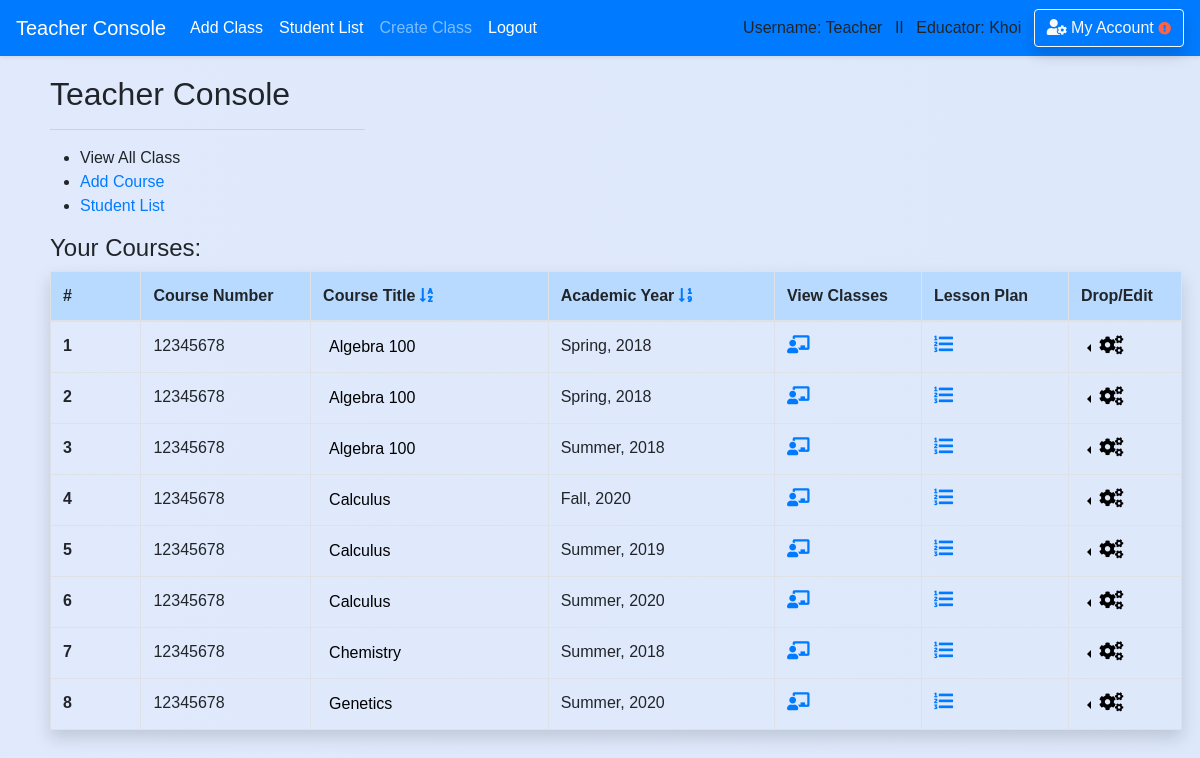
Before: /teacher (signed in) with the older database file.
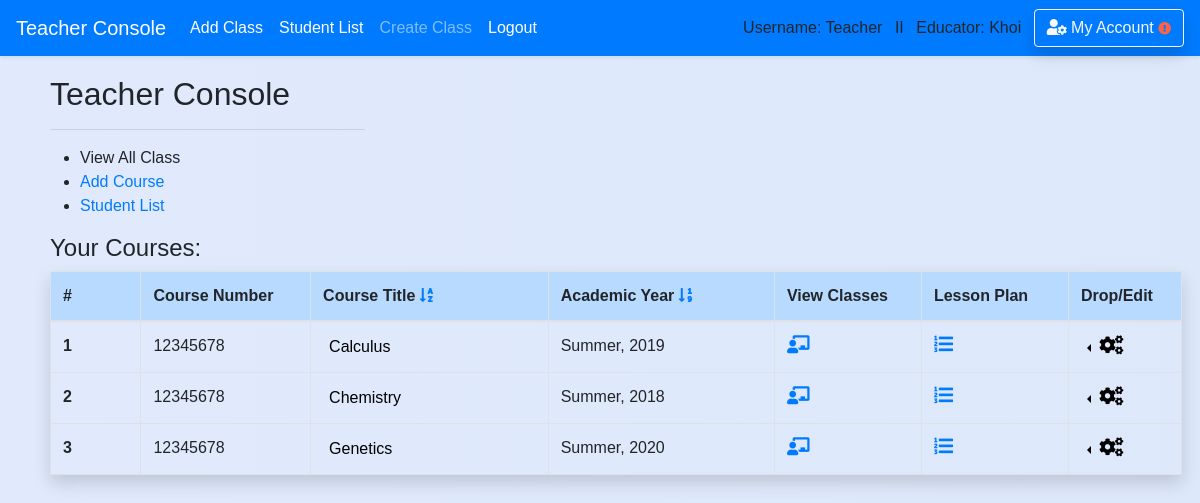
After: the same page with the newer database file.
### school_app/models.py (models this page shows)
class Course(models.Model):
    course_number = models.CharField(max_length=20,default='12345678')
    abbreviated_title = models.CharField(max_length=150,default='')
    course_title = models.CharField(max_length=250,default='') #,unique=True)
    maximum_credit = models.CharField(max_length=10,default='')
    semester = models.CharField(max_length=50,default='')
    year = models.CharField(max_length=4,default='')
    teacher_name = models.CharField(max_length=50,default='')
    description = models.CharField(max_length=450,default='')
    department = models.ForeignKey('Department',blank=True, null=True, on_delete = models.SET_NULL, related_name='belong_in_department')
    teacher = models.ForeignKey('Teacher',blank=True, null=True, on_delete = models.SET_NULL, related_name='course_by_teacher')
    create_date = models.DateField(auto_now_add=True , blank=True,null=True,)

### school_app/views_logged.py (the view)
# urls.py: path('teacher',views_logged.teacher, name='teacher'),
def teacher(request,sort=None):
    if is_login(request) == False: # Check for login/ add message 'please login'
        return redirect('/login')
    if is_teacher(request) == False:
        return redirect('/')
    if sort ==1:# Below return a sorted list
        course_sorted = sorted(request.user.teacher.course_by_teacher.all(),key=attrgetter('year','semester'))
        return render(request,'teacher/teacher_homepage.html',{'course_sorted':course_sorted})
    course_sorted = sorted(request.user.teacher.course_by_teacher.all(),key=attrgetter('course_title','semester','year'))
    return render(request,'teacher/teacher_homepage.html',{'course_sorted':course_sorted})

### school_app/views_functions.py (called while the page is built)
def is_login(request):
    if not request.user.is_authenticated:
        messages.warning(request, "Please Login or Create an Account.")
        return False
    return True

def is_teacher(request):
    if request.user.profile.is_teacher == False:
        messages.warning(request, "You don't have Instructor's Privilege!")
        return False
    return True

### school_app/templates/teacher/teacher_homepage.html (shortened to what this page needs)
{% extends 'base.html' %}
{% block content %}
<div class='content '>
        <h2 style='padding-left: 0px'>Teacher Console</h2>
        <hr style="text-align:left;margin-left:0;width:315px;height:0px;padding: 0px"/>
        <div class='row mr-2'>
          <div class='col-md-6'>
            <ul>
              <li>View All Class</li>
              <li><a href='/teacher/add_course'>Add Course</a></li>
              <li><a href='/teacher/student_list'>Student List</a></li>
            </ul>
          </div>
          <div class='col-md-6'>
          </div>
        </div>
        {% if request.user.teacher.course_by_teacher.all.count > 0 %}
          <h4>Your Courses:</h4>
          <div class="mr-2">
          <table class=" table  table-hover table-bordered shadow">
            <thead class='table-primary'>
            <tr>
              <th scope="col" style="width: 8%">#</th>
              <th scope="col" style="width: 15%">Course Number</th>
              <th scope="col">Course Title
                <a href='{% url "teacher" %}'><i class="fas fa-sort-alpha-down"></i></a></a>
              </th>
              <th scope="col" style="width: 20%">Academic Year
                <a href='{% url "teacher_sort" sort=1 %}'><i class="fas fa-sort-numeric-down"></i></a></a>
              </th>
              <th scope="col" style="width: 13%">View Classes</th>
              <th scope="col" style="width: 13%">Lesson Plan</th>
              <th scope="col" style="width: 10%">Drop/Edit</th>
            </tr>
            </thead>
            <tbody>
        {% for course in course_sorted %}
            <tr>
              <th scope="row">{{ forloop.counter }}</th>
              <td>{{ course.course_number }}</td>
              <td>
                <div class="dropright">
                <button style='border:none; background:none;cursor:pointer; cursor:hand;outline:none' type="button" id="" data-toggle="dropdown" aria-haspopup="true" aria-expanded="false">
                  {{ course.course_title }}
                </button>
                </div>
              </td>
              <td>{{ course.semester }}, {{ course.year }}</td>
              <td>
                <a href='{% url "classroom_view" course_id=course.id %}'><i class="fas fa-chalkboard-teacher"style='font-size:18px'></i></a></a>
              </td>
              <td>
                <a href='{% url "view_lesson_plan" course_id=course.id %}'><i class="fas fa-list-ol" style='font-size:19px'></i></a>
              </td>
              <td>
                <div class="dropleft">
                <button class='dropdown-toggle' style='border:none; background:none;cursor:pointer; cursor:hand;outline:none' type="button" id="" data-toggle="dropdown" aria-haspopup="true" aria-expanded="false">
                  <i class="fas fa-cogs " style='font-size:19px'></i>
                </button>
              </div>
              </td>
            </tr>
        {% endfor %}
            </tbody>
          </table>
          </div>
        {% endif %}
<br>
</div>
{% endblock %}

### school_app/templates/base.html (shortened to what this page needs)
<!doctype html>
<html>
    <head>
{% load static %}
        <link rel="stylesheet" type="text/css" href="{% static 'school_app/style.css' %}" />
        <link rel="stylesheet" href="https://stackpath.bootstrapcdn.com/bootstrap/4.1.0/css/bootstrap.min.css">
        <link rel="stylesheet" href="https://use.fontawesome.com/releases/v5.0.13/css/all.css">
    </head>
{% if request.user.profile.is_teacher %}
  <body class='body-teacher'>
{% else %}
  <body>
{% endif %}<header>
<nav class="navbar navbar-expand-lg navbar-dark bg-primary shadow-sm fixed-top">
    <a class="navbar-brand" href="/teacher">Teacher Console</a>
    <div class="navbar-collapse collapse show" id="navbarColor02" style="">
      <ul class="navbar-nav mr-auto">
        <li class="nav-item active">
          <a class="nav-link" href="/teacher/add_class">Add Class<span class="sr-only">(current)</span></a>
        </li>
        <li class="nav-item active">
          <a class="nav-link" href="/teacher/student_list">Student List<span class="sr-only">(current)</span></a>
        </li>
        <li class="nav-item">
          <a class="nav-link" href="/teacher/add_class">Create Class</a>
        </li>
        <li class="nav-item active">
          <a class="nav-link" href="{% url 'logout' %}">Logout</a>
        </li>
      </ul>
      {% if request.user.username %}
          Username: {{ request.user.username }} &ensp;II&ensp;
      {% endif %}
      {% if request.user.profile.is_teacher %}
          Educator: {{request.user.first_name}} &ensp;
      {% endif %}
      <a href='/account_management/' class='btn btn-outline-light shadow'>
         <i class="fas fa-user-cog"></i> My Account
      {% if user.profile.home_address == '' or user.profile.phone_number == '' or user.profile.emergency_contact == '' or user.email == '' or user.profile.birth_date  %}
        <i class="fas fa-exclamation-circle small" style='color:tomato'></i>
      {% endif %}
      </a>
    </div>
  </nav>
    </header>
    <div class='' style='padding-top:45px'>
    {% block content %}
    {% endblock %}
    </div>
</body>
</html>

### school_app/static/school_app/style.css (style rules this page uses)
.body-teacher { font-family:sans-serif; background: linear-gradient(to right, #e0eafc, #cfdef3); background-size: 600% 100%; }
.content { padding-top: 30px; padding-left:50px; padding-right:10px; }

### school_app/templates/base.html (style rules this page uses)
form,h1,ul { padding-left: 30px; padding-right:20px; }

Changed rows visible on the page:
removed Course: course_number "12345678", course_title "Algebra 100", semester "Spring", year "2018"
removed Course: course_number "12345678", course_title "Algebra 100", semester "Spring", year "2018"
removed Course: course_number "12345678", course_title "Algebra 100", semester "Summer", year "2018"
removed Course: course_number "12345678", course_title "Calculus", semester "Fall", year "2020"
removed Course: course_number "12345678", course_title "Calculus", semester "Summer", year "2020"
